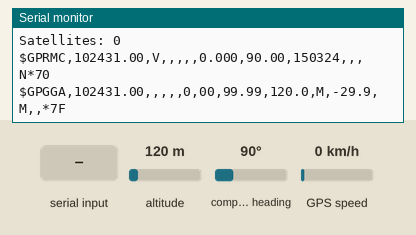
This sketch was run on a simulated Arduino Mega 2560, built with avr-gcc and run on an emulated ATmega2560. Parts: the last lines printed to the serial monitor. Inputs (shaded band) come from the test bench; at power-on: altitude 120 m, compass heading 90°, GPS speed 0 km/h. The GPS gets a fix after 3 s at 37.7749, -122.4194 with 8 satellites.

Above: at 1.2 s.
1.3 s: altitude set to 20 m
At 2.4 s:
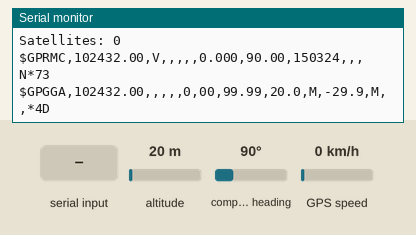
4.5 s: "1" received over the second serial link
At 4.81 s:
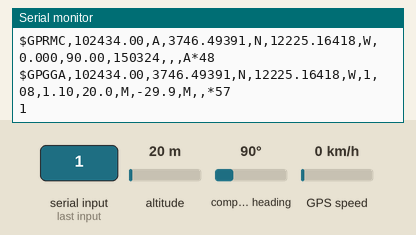
7.5 s: compass heading set to 269°
At 8.6 s:
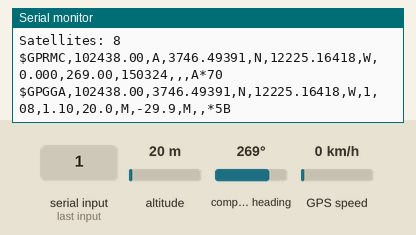
10.5 s: GPS speed set to 2 km/h
At 11.8 s:
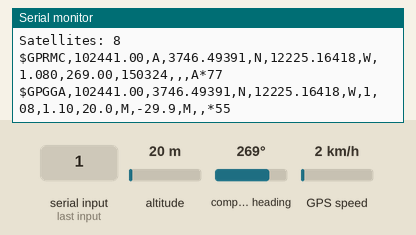
12.0 s: compass heading set to 7°
At 12.8 s:
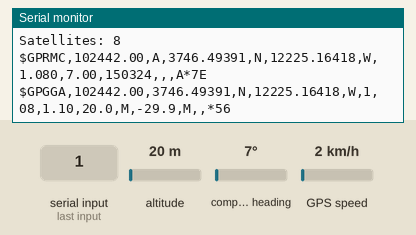
13.5 s: GPS speed set to 60 km/h
At 14.3 s:
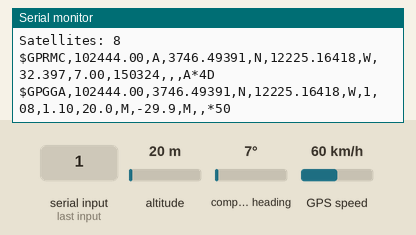
Timing chart, 0 to 16.5 s (numbered marks = the images above; inputs shaded):
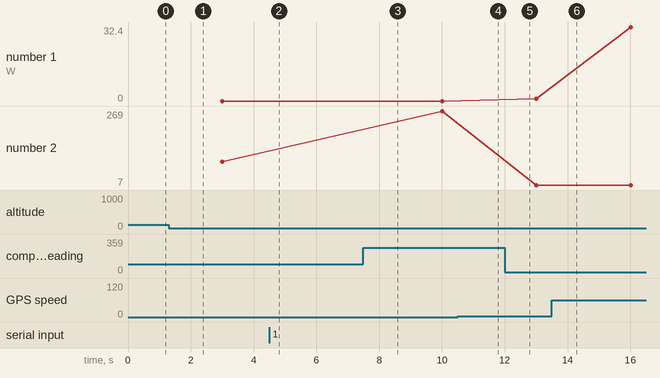

Measured:
- after the input at 1.3 s, the serial monitor: prints a new line after 0.72 s (image 1)
- after the input at 4.5 s, the serial monitor: prints a new line at once (image 2)
- after the input at 7.5 s, the serial monitor: prints a new line after 0.51 s (image 3)
- after the input at 10.5 s, the serial monitor: prints a new line after 0.51 s (image 4)
- after the input at 12.0 s, the serial monitor: prints a new line at once (image 5)
- after the input at 13.5 s, the serial monitor: prints a new line after 0.51 s (image 6)
- plotted number 1: 1.08 → 32.4 after the input at 13.5 s
- plotted number 2: 90 → 269 after the input at 7.5 s

The sketch:

gps_tester.ino
```cpp
#include <TinyGPS++.h>

/* ---------- GPS setup ---------- */
TinyGPSPlus gps;       // GPS parser
// Serial1 pins on Teensy 4.1: RX1 = pin 0, TX1 = pin 1

void setup() {
  Serial.begin(115200);    // Debug output to USB
  Serial1.begin(4800);     // BrainFPV GPS at 4800 baud to reduce UART frame errors
  Serial.println("=== GPS Test (4800 baud) ===");
}

void loop() {
  // Process any GPS characters
  while (Serial1.available() > 0) {
    char c = Serial1.read();

    // Feed the character to TinyGPS++
    gps.encode(c);

    // Also print raw NMEA line for debugging
    Serial.write(c);
  }

  // Print interpreted GPS data every second
  static uint32_t lastPrint = 0;
  uint32_t now = millis();
  if (now - lastPrint >= 1000) {
    lastPrint = now;

    if (gps.location.isValid()) {
      Serial.print("Lat: "); Serial.print(gps.location.lat(), 6);
      Serial.print(" | Lon: "); Serial.print(gps.location.lng(), 6);
      Serial.print(" | Alt: "); Serial.println(gps.altitude.meters());
    } else {
      Serial.println("No valid GPS fix yet.");
    }

    if (gps.satellites.isUpdated()) {
      Serial.print("Satellites: "); Serial.println(gps.satellites.value());
    }
  }
}
```
